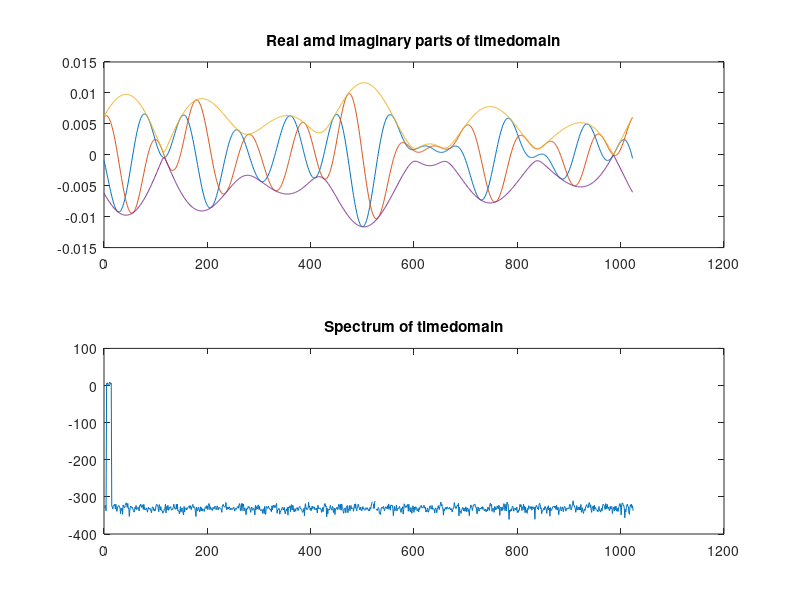
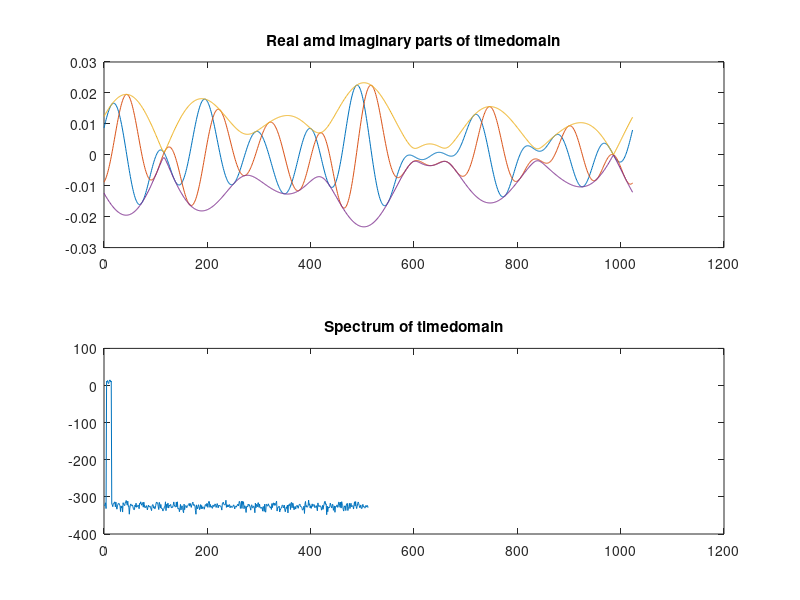

The MATLAB source for these figures, in order:
close all;

function p = timeAndFreqPlots(a,s,fc)
  % this function will plot a couple of plots for you
  a=a+0*j;
  N = size(a)(2);
  idxes = 0:(N-1);
  figure(fc)

  subplot(2,1,1)
  p = plot(idxes,[real(a);imag(a);abs(a);-abs(a)])
  title('Real amd imaginary parts of timedomain')

  subplot(2,1,2)
  plot(20*log10(abs(s).'))
  title('Spectrum of timedomain')

endfunction

function time_and_histo(a,fc)
  % Thif function will plot original signal and its histogram
  N = size(a)(2);
  idxes = 0:(N-1);
  figure(fc)

  subplot(2,1,1)
  p = plot(idxes,real(a))
  title('Original signal')

  subplot(2,1,2)
  hist(abs(a),100)
  title('Histogram of real part')


endfunction

% first test. Array of 32 samples to check how the signal are generated
N = 32;
idxes = 0:(N-1);
phase = idxes/N*2*pi;

a = sin(phase);
size(a)
plot([a,a]);
title('Checking continuos sin')

% Large array just because we can (will work well with 512 samples)
N = 1024;
idxes = 0:(N-1);
phase = idxes/N*2*pi;

a = sin(phase*100);
a(30:N)=0;

s = zeros(1,N);
min_sp = 5;
mx_spectrum = 10;
s(min_sp:min_sp+mx_spectrum-1) = randn(1,mx_spectrum)+i*randn(1,mx_spectrum);
a = ifft(s);

%time_and_histo(a,10);

s = fft(a);
timeAndFreqPlots(a,s,1);


s(N/2:N)=0;
s = s*2;
a_compl = ifft(s);

for k=0:35
  %Rotating linear phase shift (because depends on sample number (see indexes))
  %additional_phase =  idxes/N*2*pi*k*3;
  %Rotating contstant phase multiplier
  additional_phase = k/25*2*pi;
  frequency_response = exp(-i*additional_phase);
  s_inner = s.*frequency_response;
  a_inner = ifft(s_inner);
  p = timeAndFreqPlots(a_inner,s_inner,2);
  %fname= strcat('img',num2str(k),'.png')
  %print("-dpng","-S1000,500",fname)
  drawnow;

endfor



